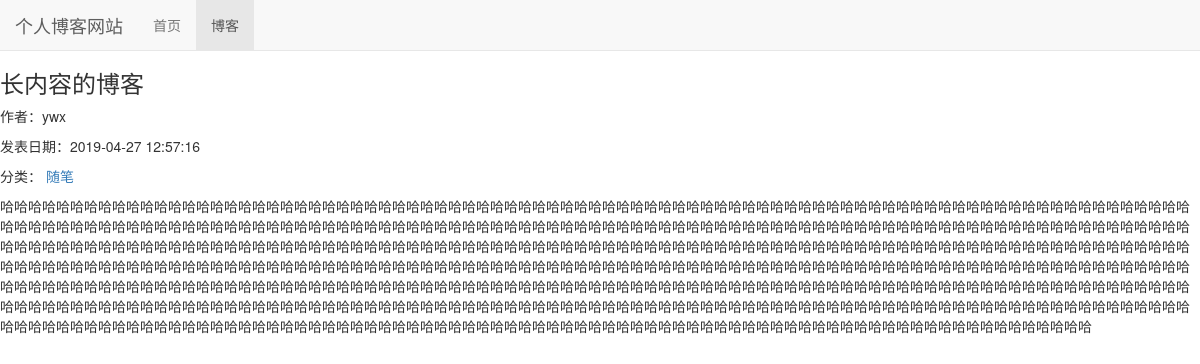
Page /blog/3 on the committed database.
### blog/models.py (models this page shows, shortened)
class Blog(models.Model):
    title = models.CharField(max_length=50)
    blog_type = models.ForeignKey(BlogType, on_delete = models.DO_NOTHING)
    content = models.TextField()
    author = models.ForeignKey(User, on_delete=models.DO_NOTHING)
    created_time = models.DateTimeField(auto_now_add=True)
    last_updated_time = models.DateTimeField(auto_now=True)

class BlogType(models.Model):
    type_name = models.CharField(max_length=15)
    def __str__(self):
        return self.type_name

### blog/views.py (the view)
# urls.py: path('<int:blog_pk>', views.blog_detail, name="blog_detail"),
def blog_detail(request, blog_pk):
    context = {}
    context['blog'] = get_object_or_404(Blog, pk=blog_pk)
    return render_to_response('blog/blog_detail.html', context)

### templates/blog/blog_detail.html (shortened to what this page needs)
{% extends 'base.html' %}
{% block nav_blog_active %}active{% endblock %}
{% block content %}
        <h3> {{ blog.title }}</h3>
    <p>作者：{{ blog.author }}</p>
    <p>发表日期：{{ blog.created_time|date:"Y-m-d H:i:s" }}</p>
    <p>分类：
        <a href="{% url 'blogs_with_type' blog.blog_type.pk %}">
            {{ blog.blog_type }}
        </a>
    </p>
    <p>{{ blog.content }}</p>
{% endblock %}

### templates/base.html (shortened to what this page needs)
{% load staticfiles %}
<!DOCTYPE html>
<html lang="zh-CN">
<head>
    <link rel="stylesheet" href="{% static 'base.css' %}">
    <link rel="stylesheet" href="{% static 'bootstrap-3.3.7/css/bootstrap.min.css' %}">
</head>
<body>
    <div class="navbar navbar-default navbar-fixed-top" role="navigation">
        <div class="container-fluid">
            <div class="navbar-header">
                <a class='navbar-brand'  href="{% url 'home' %}">个人博客网站 </a>
            </div>
            <div id="navbar-collapse" class="collapse navbar-collapse" >
                <ul class="nav navbar-nav">
                    <li class="{% block nav_home_active %}{% endblock %}">
                        <a href="{% url 'home' %}">首页</a>
                    </li>
                    <li class="{% block nav_blog_active %}{% endblock %}">
                        <a href="{% url 'blog_list' %}">博客</a></li>
                </ul>
            </div>
        </div>
    </div>
    {% block content %}{% endblock %}
</body>
</html>

### static/base.css (style rules this page uses)
* { margin: 0; padding: 0; }
body { margin-top: 70px!important; }

### rows in the picture
Blog: title "长内容的博客", author "ywx", created_time "2019-04-27 12:57:16", blog_type "随笔", content "哈哈哈哈哈哈哈哈哈哈哈哈哈哈哈哈哈哈哈哈哈哈哈哈哈哈哈哈哈哈哈哈哈哈哈哈哈哈哈哈哈哈哈哈哈哈哈哈哈哈哈哈哈哈哈哈哈哈哈哈哈哈哈哈哈哈哈哈哈哈哈哈哈哈哈哈哈哈哈哈哈哈哈哈哈哈哈哈哈哈哈哈哈哈哈哈哈哈哈哈哈哈哈哈哈哈哈哈哈哈哈哈哈哈哈哈哈哈哈哈哈哈哈哈哈哈哈哈哈哈哈哈哈哈哈哈哈哈哈哈哈哈哈哈哈哈哈哈哈哈哈哈哈哈哈哈哈哈哈哈哈哈哈哈哈哈哈哈哈哈哈哈哈哈哈哈哈哈哈哈哈哈哈哈哈哈哈哈哈哈哈哈哈哈哈哈哈哈哈哈哈哈哈哈哈哈哈哈哈哈哈哈哈哈哈哈哈哈哈哈哈哈哈哈哈哈哈哈哈哈哈哈哈哈哈哈哈哈哈哈哈哈哈哈哈哈哈哈哈哈哈哈哈哈哈哈哈哈哈哈哈哈哈哈哈哈哈哈哈哈哈哈哈哈哈哈哈哈哈哈哈哈哈哈哈哈哈哈哈哈哈哈哈哈哈哈哈哈哈哈哈哈哈哈哈哈哈哈哈哈哈哈哈哈哈哈哈哈哈哈哈哈哈哈哈哈哈哈哈哈哈哈哈哈哈哈哈哈哈哈哈哈哈哈哈哈哈哈哈哈哈哈哈哈哈哈哈哈哈哈哈哈哈哈哈哈哈哈哈哈哈哈哈哈哈哈哈哈哈哈哈哈哈哈哈哈哈哈哈哈哈哈哈哈哈哈哈哈哈哈哈哈哈哈哈哈哈哈哈哈哈哈哈哈哈哈哈哈哈哈哈哈哈哈哈哈哈哈哈哈哈哈哈哈哈哈哈哈哈哈哈哈哈哈哈哈哈哈哈哈哈哈哈哈哈哈哈哈哈哈哈哈哈哈哈哈哈哈哈哈哈哈哈哈哈哈哈哈哈哈哈哈哈哈哈哈哈哈哈哈哈哈哈哈哈哈哈哈哈哈哈哈哈哈哈哈哈哈哈哈哈哈哈哈哈哈哈哈哈哈哈哈哈哈哈哈哈哈哈哈哈哈哈哈哈哈哈哈哈哈哈哈哈哈哈哈哈哈哈哈哈哈哈哈哈哈哈哈哈哈哈哈哈哈哈哈哈哈哈哈哈哈哈哈哈哈哈哈哈哈哈哈哈哈哈哈哈哈"
